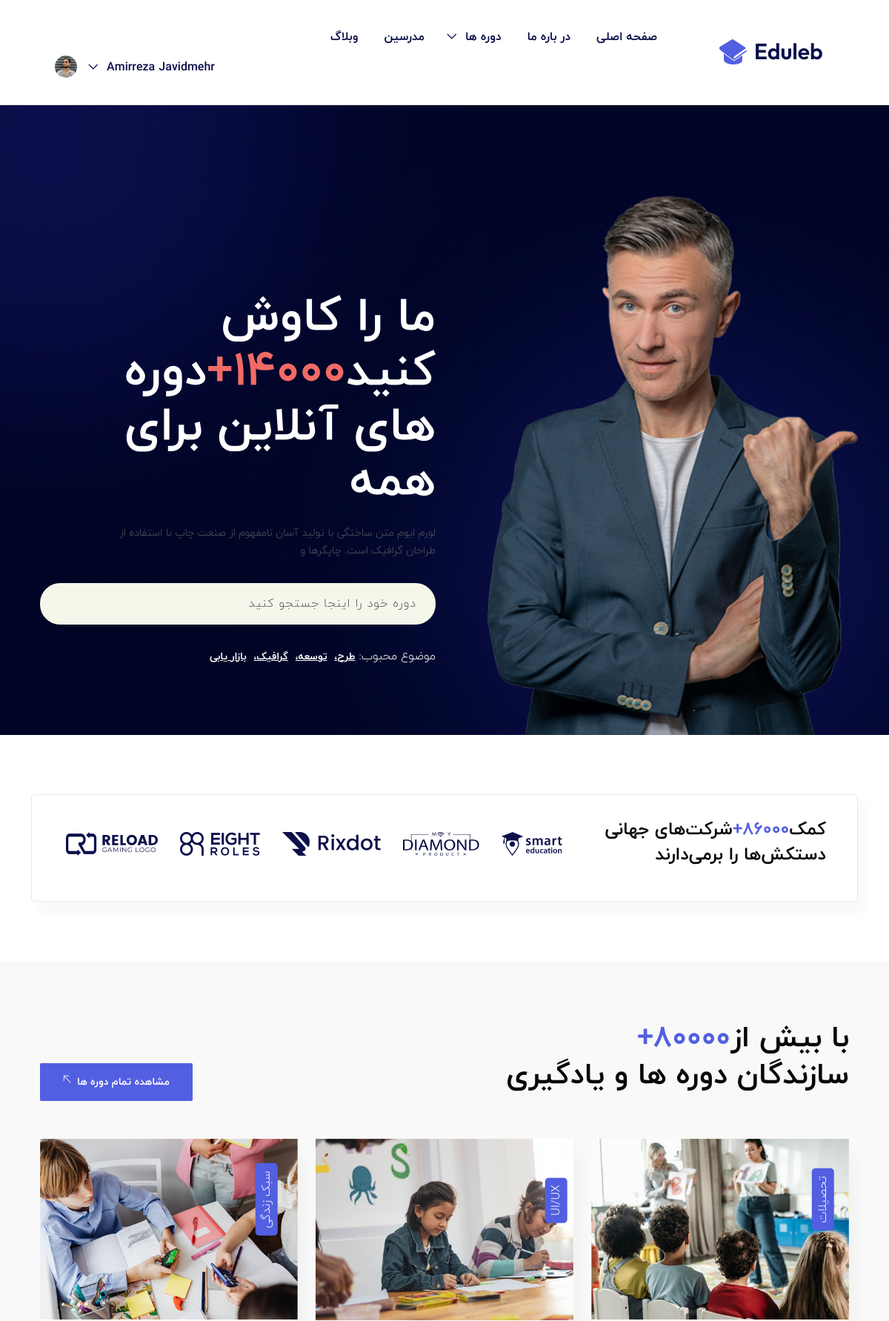
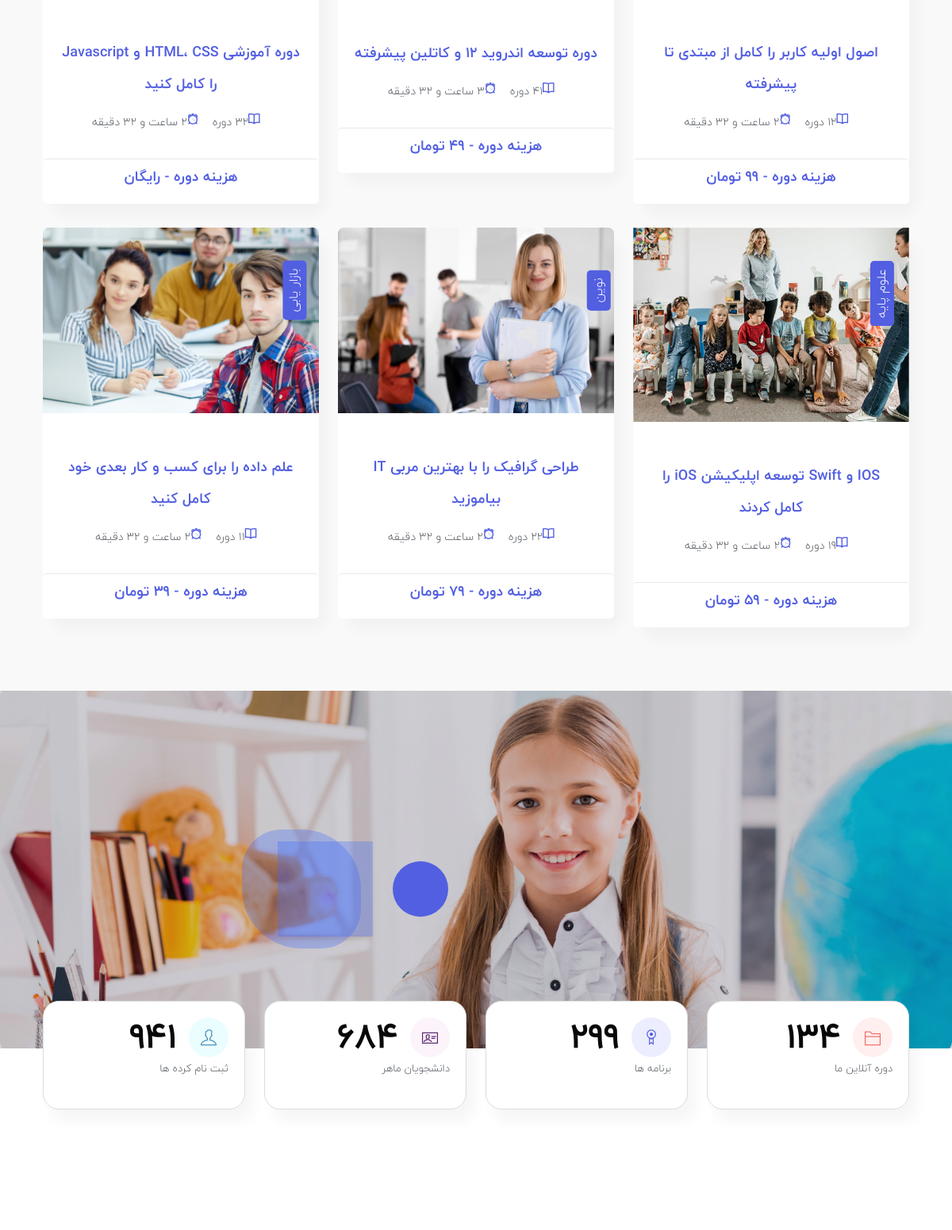
Page / (signed in, upper part) on the committed database (2 pictures, top to bottom).
### account/models.py (models this page shows, shortened)
class User(AbstractBaseUser):
    phone = models.CharField(max_length=11, unique=True)
    password = models.CharField(max_length=128)
    first_name = models.CharField(max_length=30, blank=True, null=True)
    last_name = models.CharField(max_length=30, blank=True, null=True)
    email = models.EmailField(
        verbose_name="email address",
        max_length=255,
        unique=True,
        blank=True,
        null=True
    )
    image = models.ImageField(upload_to="profiles/", blank=True)
    is_active = models.BooleanField(default=True)
    is_admin = models.BooleanField(default=False)
    objects = UserManager()
    USERNAME_FIELD = "phone"
    REQUIRED_FIELDS = ["password"]
    def get_full_name(self):
        return f"{self.first_name} {self.last_name}"

### home/views.py (the view)
# urls.py: path('', views.HomePageView.as_view(), name='main'),
class HomePageView(TemplateView):
    template_name = 'home/index.html'

### home/templates/home/index.html (shortened to what this page needs)
{% extends 'base.html' %}
{% load static %}
{% block content %}
    <section class="home_bg hb_height"
             style="background-image: url({% static 'img/bg/home-bg2.jpg' %}); background-size:cover; background-position: center center;">
        <div class="container">
            <div class="row">
                <div class="col-lg-6 col-sm-12 col-xs-12">
                    <div class="hero-text-img2"><img src="{% static 'img/home-img1.png' %}" class="img-fluid" alt="">
                    </div>
                </div>
                <div class="col-lg-6 col-sm-12 col-xs-12">
                    <div class="hero-text2 ht_top">
                        <h1>ما را کاوش کنید<span>14000+</span>دوره های آنلاین برای همه</h1>
                        <p>لورم ایوم متن ساختگی با تولید آسان نامفهوم از صنعت چاپ با استفاده از طراحان گرافیک است.
                            چاپگرها
                            و</p>
                    </div>
                    <div class="home_sb2">
                        <form action="#" class="banner_subs2">
                            <input type="text" class="form-control home_si2" placeholder="دوره خود را اینجا جستجو کنید"
                                   required="required">
                            <button type="submit"><i class="fa-solid fa-magnifying-glass"></i></button>
                        </form>
                    </div>
                    <div class="home_tag">
                        <span>موضوع محبوب:</span><a href="#">طرح،</a><a href="#">توسعه،</a><a href="#">گرافیک،</a><a
                            href="#">بازار یابی</a>
                    </div>
                </div>
            </div>
        </div>
    </section>
    <div class="partner-logo section-padding">
        <div class="container">
            <div class="row part_bg">
                <div class="col-lg-4 col-sm-4 col-xs-12">
                    <div class="partner_title"><h3>کمک<span>86000+</span>شرکت‌های جهانی دستکش‌ها را برمی‌دارند</h3>
                    </div>
                </div>
                <div class="col-lg-8 col-sm-8 col-xs-12 text-center">
                    <div class="partner">
                        <a href="#"><img src="{% static 'img/clients/1.png' %}" alt="image" style="margin-left: 30px"></a><a href="#"><img
                            src="{% static 'img/clients/2.png' %}" alt="image" style="margin-left: 30px"></a><a href="#"><img
                            src="{% static 'img/clients/3.png' %}" alt="image" style="margin-left: 30px"></a><a href="#"><img
                            src="{% static 'img/clients/4.png' %}" alt="image" style="margin-left: 30px"></a><a href="#"><img
                            src="{% static 'img/clients/5.png' %}"
                            alt="image"></a>
                    </div>
                </div>
            </div>
        </div>
    </div>
    <section class="home_course section-padding">
        <div class="container">
            <div class="row">
                <div class="col-lg-8 col-sm-6 col-xs-12">
                    <div class="section-title"><h2>با بیش از<b>80000+</b><br>سازندگان دوره ها و یادگیری</h2></div>
                </div>
                <div class="col-lg-4 col-sm-6 col-xs-12">
                    <div class="cour_btn"><a href="course.html" class="btn_one">مشاهده تمام دوره ها<i
                            class="ti-arrow-top-left"></i></a></div>
                </div>
            </div>
            <div class="row">
                <div class="col-lg-4 col-sm-6 col-xs-12">
                    <div class="single_course">
                        <div class="single_c_img">
                            <img src="{% static 'img/course/1.png' %}" class="img-fluid" alt="course-image"><span>تحصیلات</span>
                        </div>
                        <i class="fa fa-star"></i><i class="fa fa-star"></i><i class="fa fa-star"></i><i
                            class="fa fa-star"></i><i class="fa fa-star"></i><h4><a href="course.html">اصول اولیه کاربر
                        را
                        کامل از مبتدی تا پیشرفته</a></h4>
                        <p><span class="ti-book"></span>12 دوره</p>
                        <p><span class="ti-alarm-clock"></span>2 ساعت و 32 دقیقه</p>
                        <div class="price">هزینه دوره - 99 تومان</div>
                    </div>
                </div>
                <div class="col-lg-4 col-sm-6 col-xs-12">
                    <div class="single_course">
                        <div class="single_c_img">
                            <img src="{% static 'img/course/2.png' %}" class="img-fluid"
                                 alt="course-image"><span>UI/UX</span>
                        </div>
                        <i class="fa fa-star"></i><i class="fa fa-star"></i><i class="fa fa-star"></i><i
                            class="fa fa-star"></i><i class="fa fa-star"></i><h4><a href="course.html">دوره توسعه
                        اندروید 12
                        و کاتلین پیشرفته</a></h4>
                        <p><span class="ti-book"></span>41 دوره</p>
                        <p><span class="ti-alarm-clock"></span>3 ساعت و 32 دقیقه</p>
                        <div class="price">هزینه دوره - 49 تومان</div>
                    </div>
                </div>
                <div class="col-lg-4 col-sm-6 col-xs-12">
                    <div class="single_course">
                        <div class="single_c_img">
                            <img src="{% static 'img/course/3.png' %}" class="img-fluid" alt="course-image"><span>سبک زندگی</span>
                        </div>
                        <i class="fa fa-star"></i><i class="fa fa-star"></i><i class="fa fa-star"></i><i
                            class="fa fa-star"></i><i class="fa fa-star"></i><h4><a href="course.html">دوره آموزشی HTML،
                        CSS
                        و Javascript را کامل کنید</a></h4>
                        <p><span class="ti-book"></span>32 دوره</p>
                        <p><span class="ti-alarm-clock"></span>2 ساعت و 32 دقیقه</p>
                        <div class="price">هزینه دوره - رایگان</div>
                    </div>
                </div>
                <div class="col-lg-4 col-sm-6 col-xs-12">
                    <div class="single_course">
                        <div class="single_c_img">
                            <img src="{% static 'img/course/4.png' %}" class="img-fluid" alt="course-image"><span>علوم پایه</span>
                        </div>
                        <i class="fa fa-star"></i><i class="fa fa-star"></i><i class="fa fa-star"></i><i
                            class="fa fa-star"></i><i class="fa fa-star"></i><h4><a href="course.html">IOS و Swift توسعه
                        اپلیکیشن iOS را کامل کردند</a></h4>
                        <p><span class="ti-book"></span>19 دوره</p>
                        <p><span class="ti-alarm-clock"></span>2 ساعت و 32 دقیقه</p>
                        <div class="price">هزینه دوره - 59 تومان</div>
                    </div>
                </div>
                <div class="col-lg-4 col-sm-6 col-xs-12">
                    <div class="single_course">
                        <div class="single_c_img">
                            <img src="{% static 'img/course/5.png' %}" class="img-fluid"
                                 alt="course-image"><span>نوین</span>
                        </div>
                        <i class="fa fa-star"></i><i class="fa fa-star"></i><i class="fa fa-star"></i><i
                            class="fa fa-star"></i><i class="fa fa-star"></i><h4><a href="course.html">طراحی گرافیک را
                        با
                        بهترین مربی IT بیاموزید</a></h4>
                        <p><span class="ti-book"></span>22 دوره</p>
                        <p><span class="ti-alarm-clock"></span>2 ساعت و 32 دقیقه</p>
                        <div class="price">هزینه دوره - 79 تومان</div>
                    </div>
                </div>
                <div class="col-lg-4 col-sm-6 col-xs-12">
                    <div class="single_course">
                        <div class="single_c_img">
                            <img src="{% static 'img/course/6.png' %}" class="img-fluid" alt="course-image"><span>بازار یابی</span>
                        </div>
                        <i class="fa fa-star"></i><i class="fa fa-star"></i><i class="fa fa-star"></i><i
                            class="fa fa-star"></i><i class="fa fa-star"></i><h4><a href="course.html">علم داده را برای
                        کسب
                        و کار بعدی خود کامل کنید</a></h4>
                        <p><span class="ti-book"></span>11 دوره</p>
                        <p><span class="ti-alarm-clock"></span>2 ساعت و 32 دقیقه</p>
                        <div class="price">هزینه دوره - 39 تومان</div>
                    </div>
                </div>
            </div>
        </div>
    </section>
    <section class="vid_area va2"
             style="background-image: url({% static 'img/bg/video.jpg' %}); background-size:cover; background-position: center center;">
        <div class="container">
            <div class="row">
                <div class="col-lg-12 vp_top wow fadeInUDown" data-wow-duration="1s" data-wow-delay="0.2s"
                     data-wow-offset="0">
                    <div class="video-area2"><a href="https://www.youtube.com/watch?v=RXv_uIN6e-Y"
                                                class="magnific_popup video-button"><i class="fa fa-play"></i></a></div>
                </div>
            </div>
        </div>
    </section>
    <section class="count_area counter_feature">
        <div class="container">
            <div class="row">
                <div class="col-lg-3 col-sm-6 col-xs-12">
                    <div class="single-counter">
                        <span class="ti-folder sc_one"></span>
                        <h2 class="counter-num">134</h2>
                        <p>دوره آنلاین ما</p>
                    </div>
                </div>
                <div class="col-lg-3 col-sm-6 col-xs-12">
                    <div class="single-counter">
                        <span class="ti-medall-alt sc_two"></span>
                        <h2 class="counter-num">299</h2>
                        <p>برنامه ها</p>
                    </div>
                </div>
                <div class="col-lg-3 col-sm-6 col-xs-12">
                    <div class="single-counter">
                        <span class="ti-id-badge sc_three"></span>
                        <h2 class="counter-num">684</h2>
                        <p>دانشجویان ماهر</p>
                    </div>
                </div>
                <div class="col-lg-3 col-sm-6 col-xs-12">
                    <div class="single-counter">
                        <span class="ti-user sc_four"></span>
                        <h2 class="counter-num">941</h2>
                        <p>ثبت نام کرده ها</p>
                    </div>
                </div>
            </div>
        </div>
    </section>
    <section class="ab_area section-padding">
    </section>
{% endblock %}

### templates/includes/header.html (shortened to what this page needs)
{% load static %}
<body data-spy="scroll" data-offset="80" onload="ScrollToTarget">
<div id="navigation" class="navbar-light bg-faded site-navigation">
    <div class="container-fluid">
        <div class="row">
            <div class="col-20 align-self-center">
                <div class="site-logo"><a href="index.html"><img src="{% static 'img/logo.png' %}" alt=""></a></div>
            </div>
            <div class="col-60 d-flex">
                <nav id="main-menu">
                    <ul>
                        <li>
                            <a href="{% url 'home:main' %}">صفحه اصلی</a>
                        </li>
                        <li><a href="about.html">در باره ما</a></li>
                        <li class="menu-item-has-children">
                            <a href="{% url 'course:course_list' %}">دوره ها</a>
                        </li>
                        <li>
                            <a href="#">مدرسین</a>
                        </li>
                        <li>
                            <a href="blog.html">وبلاگ</a>
                        </li>
                    </ul>
                </nav>
            </div>
            <div class="col-20 d-none d-xl-block text-end align-self-center">
                <a href="contact.html" class="simple-icon" style="margin-left: 40px;"><i
                        class="fa-regular fa-cart-shopping"></i></a>
                {% if not request.user.is_authenticated %}
                    <a href="{% url 'account:login' %}" class="header-btn">ورود</a>
                    <a href="{% url 'account:submit' %}" class="btn_one">ثبت نام</a>
                {% else %}
                    <div id="main-menu" style="display: inline-block; margin-right: -40px">
                        <ul>
                            <li class="menu-item-has-children" id="user-full-name">
                                {% if request.user.first_name and request.user.last_name %}
                                    <a style="text-transform: none">{{ request.user.get_full_name }}</a>
                                {% else %}
                                    <a>{{ request.user.phone }}</a>
                                {% endif %}
                            </li>
                        </ul>
                    </div>
                    {% if request.user.image %}
                        <img src="{{ request.user.image.url }}"
                             style="width: 30px; height: 30px; border-radius: 50px; margin-bottom: 5px; margin-left: -15px">
                    {% else %}
                        <img src="{% static 'img/profile.png' %}"
                             style="width: 30px; height: 30px; border-radius: 50px; margin-bottom: 5px">
                    {% endif %}
                {% endif %}
            </div>
        </div>
    </div>
</div>

### static/css/main.css (style rules this page uses)
* { margin: 0px; padding: 0px; box-sizing: border-box; }
body, html { height: 100%; font-family: yekan-light, sans-serif; }
a { font-family: yekan-light; font-size: 14px; line-height: 1.7; color: #666666; margin: 0px; transition: all 0.4s; -webkit-transition: all 0.4s; -o-transition: all 0.4s; -moz-transition: all 0.4s; }
h1,h2,h3,h4,h5,h6 { margin: 0px; }
p { font-family: yekan-light; font-size: 14px; line-height: 1.7; color: #666666; margin: 0px; }
ul, li { margin: 0px; list-style-type: none; }
input { outline: none; border: none; }
button { outline: none !important; border: none; background: transparent; }

### rows in the picture
User: user.get_full_name "Amirreza Javidmehr", user.image (picture)
